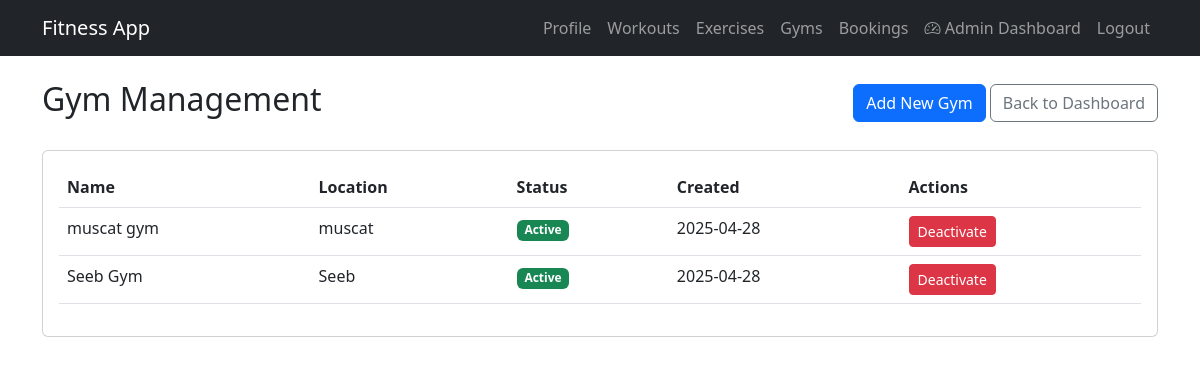
Page /admin/admin/gyms (signed in) on the committed database.
### app/models.py (models this page shows)
class Gym(db.Model):
    id = db.Column(db.Integer, primary_key=True)
    name = db.Column(db.String(150), nullable=False)
    location = db.Column(db.String(150))
    description = db.Column(db.Text)
    is_active = db.Column(db.Boolean, default=True)
    created_at = db.Column(db.DateTime, default=datetime.utcnow)
    updated_at = db.Column(db.DateTime, default=datetime.utcnow, onupdate=datetime.utcnow)

### app/admin/routes.py (the view)
    def decorated_function(*args, **kwargs):
        if not current_user.is_authenticated or not current_user.is_admin:
            flash('You do not have permission to access this page.', 'danger')
            return redirect(url_for('main.home'))
        return f(*args, **kwargs)

### app/admin/routes.py (called while the page is built)
def admin_required(f):
    def decorated_function(*args, **kwargs):
        if not current_user.is_authenticated or not current_user.is_admin:
            flash('You do not have permission to access this page.', 'danger')
            return redirect(url_for('main.home'))
        return f(*args, **kwargs)
    decorated_function.__name__ = f.__name__
    return decorated_function

@admin.route('/admin/gyms')
@login_required
@admin_required
def gyms():
    gyms = Gym.query.all()
    return render_template('admin/gyms.html', gyms=gyms)

### app/models.py (called while the page is built)
@login_manager.user_loader
def load_user(user_id):
    return User.query.get(int(user_id))

### app/templates/admin/gyms.html
{% extends "base.html" %}
{% block content %}
<div class="container mt-4">
    <div class="d-flex justify-content-between align-items-center mb-4">
        <h2>Gym Management</h2>
        <div>
            <a href="{{ url_for('admin.new_gym') }}" class="btn btn-primary">
                Add New Gym
            </a>
            <a href="{{ url_for('admin.dashboard') }}" class="btn btn-outline-secondary">
                Back to Dashboard
            </a>
        </div>
    </div>
    <div class="card">
        <div class="card-body">
            <div class="table-responsive">
                <table class="table table-hover">
                    <thead>
                        <tr>
                            <th>Name</th>
                            <th>Location</th>
                            <th>Status</th>
                            <th>Created</th>
                            <th>Actions</th>
                        </tr>
                    </thead>
                    <tbody>
                        {% for gym in gyms %}
                            <tr>
                                <td>{{ gym.name }}</td>
                                <td>{{ gym.location }}</td>
                                <td>
                                    <span class="badge bg-{{ 'success' if gym.is_active else 'danger' }}">
                                        {{ 'Active' if gym.is_active else 'Inactive' }}
                                    </span>
                                </td>
                                <td>{{ gym.created_at.strftime('%Y-%m-%d') }}</td>
                                <td>
                                    <form action="{{ url_for('admin.toggle_gym', gym_id=gym.id) }}"
                                          method="POST"
                                          class="d-inline">
                                        <button type="submit"
                                                class="btn btn-sm btn-{{ 'danger' if gym.is_active else 'success' }}">
                                            {{ 'Deactivate' if gym.is_active else 'Activate' }}
                                        </button>
                                    </form>
                                </td>
                            </tr>
                        {% endfor %}
                    </tbody>
                </table>
            </div>
        </div>
    </div>
</div>
{% endblock %}

### rows in the picture
Gym: name "muscat gym", location "muscat", is_active "Active", created_at "2025-04-28", is_active "Deactivate"
Gym: name "Seeb Gym", location "Seeb", is_active "Active", created_at "2025-04-28", is_active "Deactivate"
